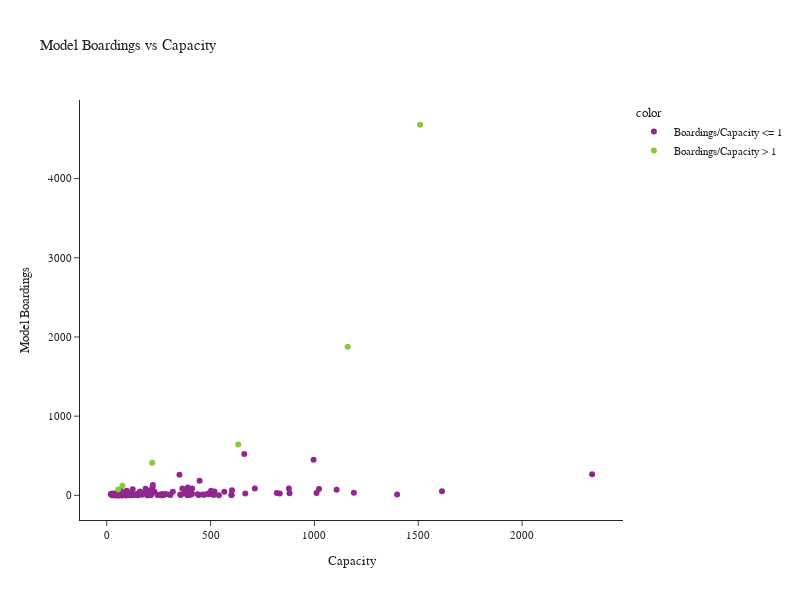

The code cell stored with this chart in its notebook:
### Code cell
df['color'] = np.where(df['Boardings/Capacity'] > 1, 'Boardings/Capacity > 1', 'Boardings/Capacity <= 1')

fig = px.scatter(df, y='Model Boardings', x='Capacity', title='Model Boardings vs Capacity',
                 hover_data={'name': True, 'Model Boardings': True, 'Capacity': True, 'Boardings/Capacity': ':.2f'},
                 color='color')
fig.update_layout(height=600, width=800)
fig.show()

### Figure 1 — Plotly figure (JSON) as saved in the notebook; plotly's stock layout.template omitted (floating-point values rounded to 4 significant figures; data arrays with more than 128 entries replaced by an {"elided": "..."} marker saying what was removed)
{"data": [{"customdata": {"elided": "136x2 mixed values"}, "hovertemplate": "color=Boardings/Capacity <= 1<br>Capacity=%{x}<br>Model Boardings=%{y}<br>name=%{customdata[0]}<br>Boardings/Capacity=%{customdata[1]:.2f}<extra></extra>", "legendgroup": "Boardings/Capacity <= 1", "marker": {"color": "#91268F", "symbol": "circle"}, "mode": "markers", "name": "Boardings/Capacity <= 1", "orientation": "v", "showlegend": true, "type": "scatter", "x": {"elided": "136 int values"}, "xaxis": "x", "y": {"elided": "136 int values"}, "yaxis": "y"}, {"customdata": [["Auburn Station (CR)", 1.013], ["Bethany Bible Church", 1.613], ["Spokane Street P&R", 1.327], ["Northgate TC", 3.101], ["Puyallup Fair's Red Lot", 1.877], ["South SeaTac (LR)", 1.617]], "hovertemplate": "color=Boardings/Capacity > 1<br>Capacity=%{x}<br>Model Boardings=%{y}<br>name=%{customdata[0]}<br>Boardings/Capacity=%{customdata[1]:.2f}<extra></extra>", "legendgroup": "Boardings/Capacity > 1", "marker": {"color": "#8CC63E", "symbol": "circle"}, "mode": "markers", "name": "Boardings/Capacity > 1", "orientation": "v", "showlegend": true, "type": "scatter", "x": [633, 75, 55, 1509, 219, 1160], "xaxis": "x", "y": [641, 121, 73, 4680, 411, 1876], "yaxis": "y"}], "layout": {"height": 600, "legend": {"title": {"text": "color"}, "tracegroupgap": 0}, "title": {"text": "Model Boardings vs Capacity"}, "width": 800, "xaxis": {"anchor": "y", "domain": [0, 1], "title": {"text": "Capacity"}}, "yaxis": {"anchor": "x", "domain": [0, 1], "title": {"text": "Model Boardings"}}}}
